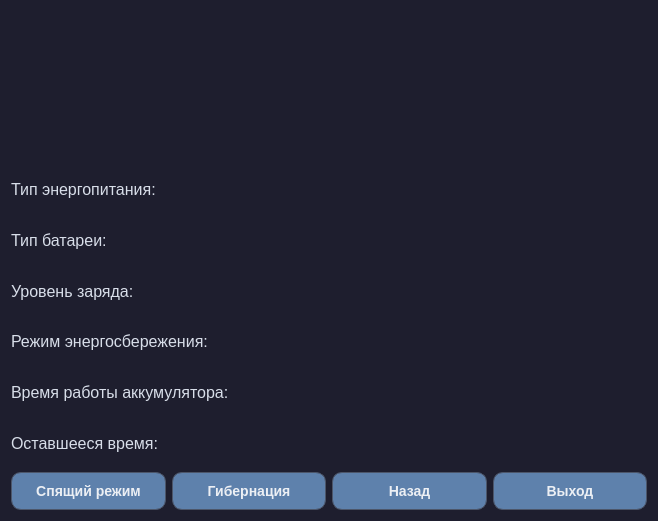
<?xml version="1.0" encoding="UTF-8"?>
<ui version="4.0">
 <class>powerwindow</class>
 <widget class="QWidget" name="powerwindow">
  <property name="geometry">
   <rect>
    <x>0</x>
    <y>0</y>
    <width>658</width>
    <height>521</height>
   </rect>
  </property>
  <property name="windowTitle">
   <string>Lab 1: Power Management</string>
  </property>
  <property name="styleSheet">
   <string notr="true">
    QWidget {
    background-color: #1E1E2E;
    font-family: Segoe UI;
    }
    QPushButton {
    background-color: #5E81AC;
    color: #ECEFF4;
    border-radius: 10px;
    padding: 10px;
    font-size: 14px;
    font-weight: bold;
    border: 1px solid #4C566A;
    }
    QPushButton:hover {
    background-color: #81A1C1;
    }
    QPushButton:pressed {
    background-color: #4C566A;
    }
    QLabel {
    font-size: 16px;
    color: #D8DEE9;
    }
   </string>
  </property>
  <layout class="QVBoxLayout" name="verticalLayout">
   <item>
    <widget class="QLabel" name="purpleLabel">
     <property name="minimumSize">
      <size>
       <width>0</width>
       <height>150</height>
      </size>
     </property>
     <property name="text">
      <string/>
     </property>
     <property name="alignment">
      <set>Qt::AlignmentFlag::AlignCenter</set>
     </property>
    </widget>
   </item>
   <item>
    <widget class="QLabel" name="powerTypeLabel">
     <property name="text">
      <string>Тип энергопитания: </string>
     </property>
    </widget>
   </item>
   <item>
    <widget class="QLabel" name="batteryTypeLabel">
     <property name="text">
      <string>Тип батареи: </string>
     </property>
    </widget>
   </item>
   <item>
    <widget class="QLabel" name="batteryLevelLabel">
     <property name="text">
      <string>Уровень заряда: </string>
     </property>
    </widget>
   </item>
   <item>
    <widget class="QLabel" name="powerModeLabel">
     <property name="text">
      <string>Режим энергосбережения: </string>
     </property>
    </widget>
   </item>
   <item>
    <widget class="QLabel" name="batteryLifeLabel">
     <property name="text">
      <string>Время работы аккумулятора: </string>
     </property>
    </widget>
   </item>
   <item>
    <widget class="QLabel" name="remainingTimeLabel">
     <property name="text">
      <string>Оставшееся время: </string>
     </property>
    </widget>
   </item>
   <item>
    <layout class="QHBoxLayout" name="horizontalLayout">
     <item>
      <widget class="QPushButton" name="sleepButton">
       <property name="text">
        <string>Спящий режим</string>
       </property>
      </widget>
     </item>
     <item>
      <widget class="QPushButton" name="hibernateButton">
       <property name="text">
        <string>Гибернация</string>
       </property>
      </widget>
     </item>
     <item>
      <widget class="QPushButton" name="backButton">
       <property name="text">
        <string>Назад</string>
       </property>
      </widget>
     </item>
     <item>
      <widget class="QPushButton" name="exitButton">
       <property name="text">
        <string>Выход</string>
       </property>
      </widget>
     </item>
    </layout>
   </item>
  </layout>
 </widget>
 <resources>
  <include location="resources.qrc"/>
 </resources>
 <connections/>
</ui>
